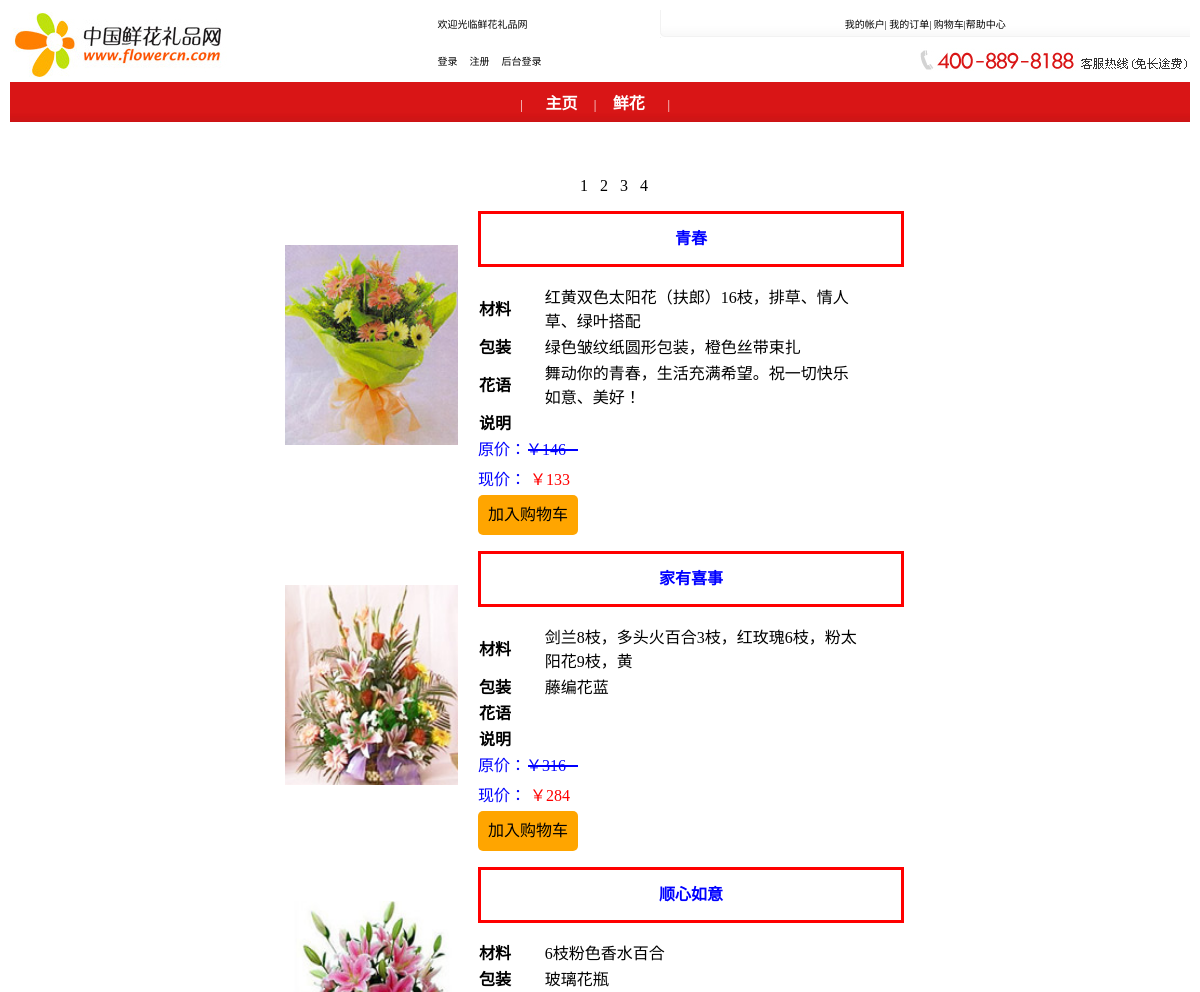
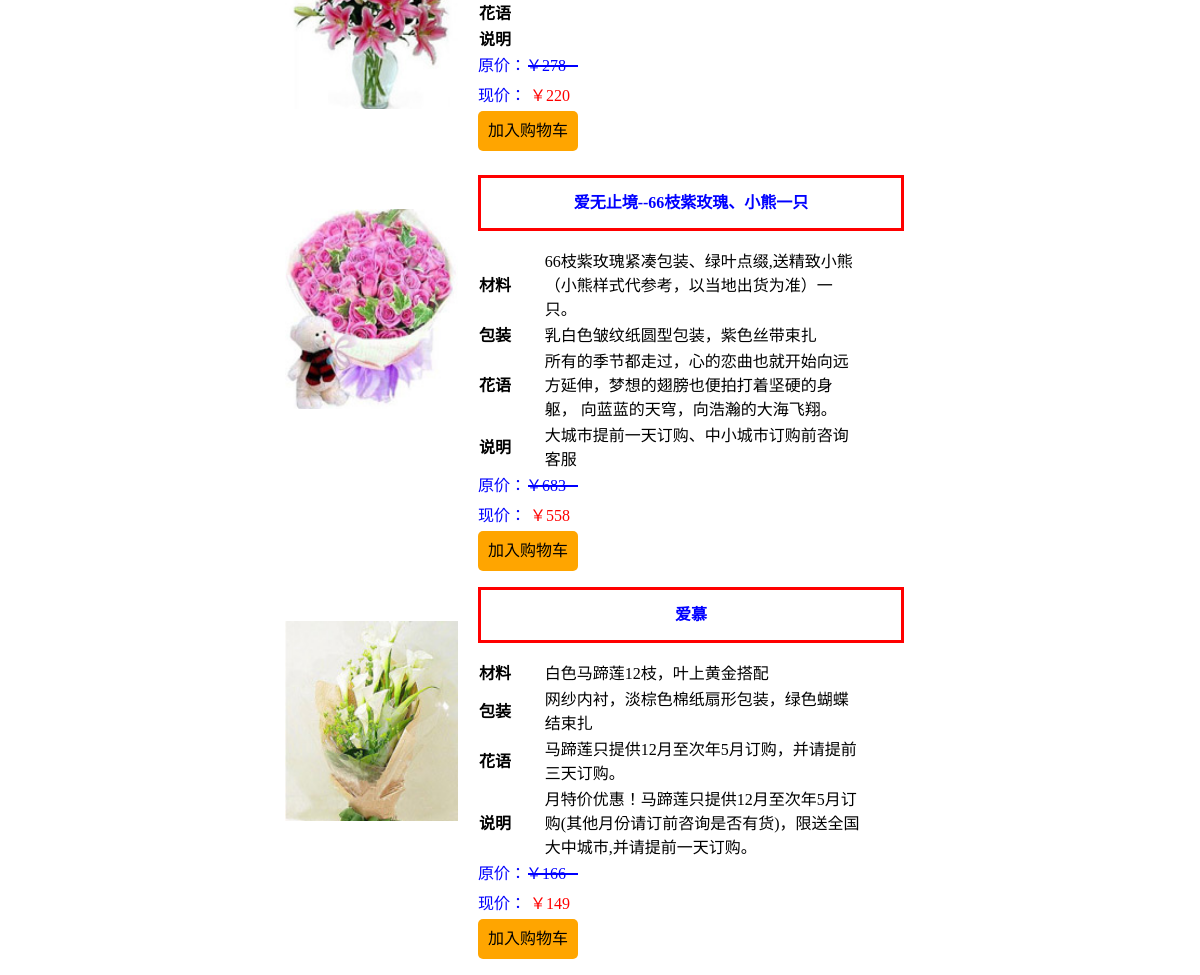
The page /showflower.php?page=2 on the database its author committed (2 pictures, top to bottom).
### tables this page shows
CREATE TABLE `flower` (
  `flowerID` char(15) NOT NULL,
  `fname` varchar(120) DEFAULT NULL,
  `myclass` char(20) DEFAULT NULL,
  `fclass` char(20) DEFAULT NULL,
  `fclass1` char(20) DEFAULT NULL,
  `cailiao` varchar(200) DEFAULT NULL,
  `baozhuang` varchar(200) DEFAULT NULL,
  `huayu` varchar(400) DEFAULT NULL,
  `shuoming` varchar(200) DEFAULT NULL,
  `price` int(11) DEFAULT NULL,
  `yourprice` int(11) DEFAULT NULL,
  `pictures` varchar(30) DEFAULT NULL,
  `picturem` varchar(30) DEFAULT NULL,
  `pictureb` varchar(30) DEFAULT NULL,
  `pictured` varchar(30) DEFAULT NULL,
  `cailiaopicture` varchar(30) DEFAULT NULL,
  `bzpicture` varchar(30) DEFAULT NULL,
  `tejia` char(2) DEFAULT NULL,
  `SelledNum` int(11) DEFAULT NULL
);

### showflower.php (the view, shortened to what this page needs)
<html>
  <head>
  </head>
  <body>
<?php
  include "top.php";
  include "conn.php";
?>
<center class="centerter">
  <ul style="width:60%;border:0;overflow:hidden">
       <?php
       $page=$_GET[page];
       $str="select * from flower";
       $rs=mysqli_query($con, $str);
       for($all_page_i=0;$all_page_i<ceil($rs->num_rows/5);$all_page_i++){
           $all_page_i++;
           echo "<a class='aaa' href='showflower.php?page=$all_page_i'>$all_page_i</a>&nbsp;&nbsp;&nbsp;";
           $all_page_i--;
       }
       $start=($page-1)*5;
       $end=5;
       $str="select * from flower limit $start,$end";
       $rs=mysqli_query($con, $str);
       while(@$row=mysqli_fetch_assoc($rs)){
           $commentStr=null;
           echo '
       <li>
         <div class="left">
            <img alt="这是花" src="flowerpicture/'.$row[picturem].'" class="showComment">
         </div>
         <div class="right">
         <p>'.$row[fname].'</p>
         <table style="display:block;width:100%">
            <tbody style="display:block;width:100%">
            <tr>
              <th>材料</td>
              <td class="td" >'.$row[cailiao].'</td>
            </tr>
             <tr>
              <th>包装</td>
              <td class="td">'.$row[baozhuang].'</td>
            </tr>
             <tr>
              <th>花语</td>
              <td class="td">'.$row[huayu].'</td>
            </tr>
             <tr>
              <th>说明</td>
              <td class="td">'.$row[shuoming].'</td>
            </tr>
         	<tbody>
         </table>
         <div class="aa">
         <p class="bb">原价：￥'.$row[price].'</p>
         <p>现价：&nbsp;<span style="color: red">￥'.$row[yourprice].'</span></p>
         <p class="shopcar" data-flowerid='.$row[flowerID].'>加入购物车</p>
         </div>
       </div>
         <div style="clear:both;display:none" class="hide">
           <ul>
          '.$commentStr.'
           </ul>
         </div>
       </li>';
       }
       ?>
  </ul>
</center>
</body>
</html>

### showflower.php (style rules this page uses)
li { display:block; overflow:hidden; }
.left { width:30%; height:300px; float:left; }
.left>img { box-sizing:border-box; width:100%; height:100%; padding:50px 20px; }
.right { width:60%; float:left; }
.right>p:first-of-type { width:100%; box-sizing:border-box; border:3px red solid; line-height:50px; font-weight:bolder; color:blue; }
th { display:inline-block; width:15%; text-align:left; }
table:not([class^=aaaa]) .td { text-align:left; display:inline-block; width:75%; word-wrap:break-word;word-break:break-all; }
.centerter table:not([class^=aaaa]) tr { display: inline-block; width: 100%; }
.aa>p:nth-of-type(1),.aa>p:nth-of-type(2) { color:blue; position:relative; line-height:30px; margin:0; }
.bb:after { content:""; position:absolute; top:14px; left:50px; width:50px; border-top:2px blue solid; }
.aa { width:100%; text-align:left; }
.shopcar { background-color:orange; border-radius:5px; height:40px; width:100px; line-height:40px; margin:0; text-align:center; }
a:link { color: #000000; text-decoration: none; }

### rows shown on the page
flower: picturem (picture), fname "青春", cailiao "红黄双色太阳花（扶郎）16枝，排草、情人草、绿叶搭配", baozhuang "绿色皱纹纸圆形包装，橙色丝带束扎", huayu "舞动你的青春，生活充满希望。祝一切快乐如意、美好！", price "146", yourprice "133"
flower: picturem (picture), fname "家有喜事", cailiao "剑兰8枝，多头火百合3枝，红玫瑰6枝，粉太阳花9枝，黄", baozhuang "藤编花蓝", price "316", yourprice "284"
flower: picturem (picture), fname "顺心如意", cailiao "6枝粉色香水百合", baozhuang "玻璃花瓶", price "278", yourprice "220"
flower: picturem (picture), fname "爱无止境--66枝紫玫瑰、小熊一只", cailiao "66枝紫玫瑰紧凑包装、绿叶点缀,送精致小熊（小熊样式代参考，以当地出货为准）一只。", baozhuang "乳白色皱纹纸圆型包装，紫色丝带束扎", huayu "所有的季节都走过，心的恋曲也就开始向远方延伸，梦想的翅膀也便拍打着坚硬的身躯， 向蓝蓝的天穹，向浩瀚的大海飞翔。", shuoming "大城市提前一天订购、中小城市订购前咨询客服", price "683", yourprice "558"
flower: picturem (picture), fname "爱慕", cailiao "白色马蹄莲12枝，叶上黄金搭配", baozhuang "网纱内衬，淡棕色棉纸扇形包装，绿色蝴蝶结束扎", huayu "马蹄莲只提供12月至次年5月订购，并请提前三天订购。", shuoming "月特价优惠！马蹄莲只提供12月至次年5月订购(其他月份请订前咨询是否有货)，限送全国大中城市,并请提前一天订购。", price "166", yourprice "149"
